Frame 1 (no input): blank canvas, image omitted
Frame 60 (the mouse pressed at the canvas centre just before this capture): blank canvas, image omitted
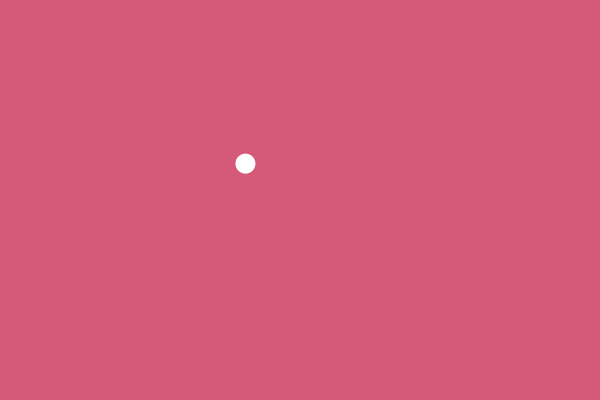
Frame 120 (the mouse held since frame 60 and released just before this capture)

The Processing sketch whose frames 1 and 60 were blank and that drew this single picture after the mouse press (run headless with seeded random() and noise(); from frame 60 on, the mouse is pressed at the canvas centre):

// Processing sketch: CircleFollowSmooth
// ── CircleFollowSmooth.pde
PVector pos, velocity;
float speed = 5;

void setup() {
  size(600, 400);
  noStroke();
  pos = new PVector();
  velocity = new PVector();
}

void draw() {
  background(213, 89, 120);
  ellipse(pos.x, pos.y, 20, 20);

  velocity.x = mouseX - pos.x;
  velocity.y = mouseY - pos.y;
  velocity.normalize();
  velocity.mult(speed);
  pos.add(velocity);
}
